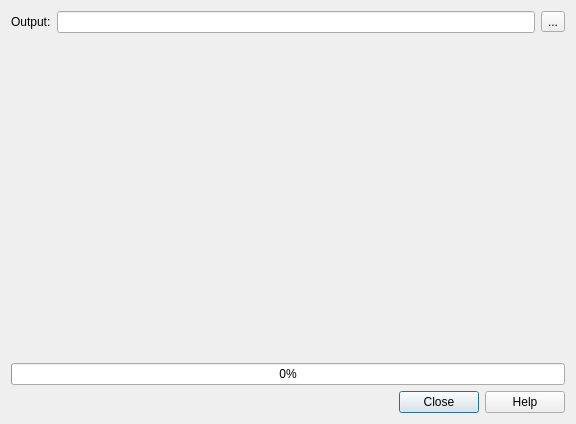
<?xml version="1.0" encoding="UTF-8"?>
<ui version="4.0">
 <class>swRenderDialog</class>
 <widget class="QDialog" name="swRenderDialog">
  <property name="geometry">
   <rect>
    <x>0</x>
    <y>0</y>
    <width>576</width>
    <height>424</height>
   </rect>
  </property>
  <property name="windowTitle">
   <string>Render</string>
  </property>
  <layout class="QVBoxLayout" name="verticalLayout">
   <item>
    <layout class="QVBoxLayout" name="MainLayout">
     <item>
      <layout class="QHBoxLayout" name="outputLayout">
       <item>
        <widget class="QLabel" name="outputLabel">
         <property name="toolTip">
          <string>Path and file name for the rendered image.</string>
         </property>
         <property name="whatsThis">
          <string>&lt;p&gt;&lt;b&gt;Output Image&lt;/b&gt;&lt;/p&gt;&lt;p&gt;Choose where to save the rendered image and its format, such as PNG, JPEG, or BMP. The output path applies to image rendering; Open in Blender does not use it.&lt;/p&gt;</string>
         </property>
         <property name="text">
          <string>Output:</string>
         </property>
         <property name="buddy">
          <cstring>OutputEdit</cstring>
         </property>
        </widget>
       </item>
       <item>
        <widget class="QLineEdit" name="OutputEdit">
         <property name="toolTip">
          <string>Path and file name for the rendered image.</string>
         </property>
         <property name="whatsThis">
          <string>&lt;p&gt;&lt;b&gt;Output Image&lt;/b&gt;&lt;/p&gt;&lt;p&gt;Choose where to save the rendered image and its format, such as PNG, JPEG, or BMP. The output path applies to image rendering; Open in Blender does not use it.&lt;/p&gt;</string>
         </property>
        </widget>
       </item>
       <item>
        <widget class="QToolButton" name="OutputBrowseButton">
         <property name="toolTip">
          <string>Choose the rendered image file and format.</string>
         </property>
         <property name="accessibleName">
          <string>Choose Render Output</string>
         </property>
         <property name="text">
          <string>...</string>
         </property>
        </widget>
       </item>
      </layout>
     </item>
     <item>
      <widget class="swRenderPreviewWidget" name="preview" native="true">
       <property name="toolTip">
        <string>Preview of the rendered image.</string>
       </property>
       <property name="accessibleName">
        <string>Render Preview</string>
       </property>
       <property name="whatsThis">
        <string>&lt;p&gt;&lt;b&gt;Render Preview&lt;/b&gt;&lt;/p&gt;&lt;p&gt;The preview is scaled to fit this area. Changing the dialog size does not change the output resolution; use Settings to change the image dimensions.&lt;/p&gt;</string>
       </property>
      </widget>
     </item>
     <item>
      <widget class="QProgressBar" name="RenderProgress">
       <property name="toolTip">
        <string>Progress of the current export or render.</string>
       </property>
       <property name="accessibleName">
        <string>Render Progress</string>
       </property>
       <property name="maximum">
        <number>1</number>
       </property>
       <property name="value">
        <number>0</number>
       </property>
      </widget>
     </item>
    </layout>
   </item>
   <item>
    <widget class="QDialogButtonBox" name="buttonBox">
     <property name="standardButtons">
      <set>QDialogButtonBox::Close|QDialogButtonBox::Help</set>
     </property>
    </widget>
   </item>
  </layout>
 </widget>
 <customwidgets>
  <customwidget>
   <class>swRenderPreviewWidget</class>
   <extends>QWidget</extends>
   <header>sw_render_dialog.h</header>
   <container>1</container>
  </customwidget>
 </customwidgets>
 <tabstops>
  <tabstop>OutputEdit</tabstop>
  <tabstop>OutputBrowseButton</tabstop>
 </tabstops>
 <resources/>
 <connections/>
</ui>
